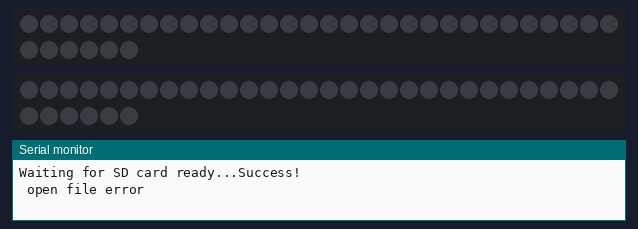
Bench run of a sketch on a simulated Arduino Uno, built with avr-gcc and run on an emulated ATmega328P. Parts: 2 × 36 RGB LEDs in strip order, left to right, continuing on the next row, the last lines printed to the serial monitor. Dim RGB values are drawn brighter than linear; storage starts empty.

Above: at 1.1 s.
At 4.8 s:
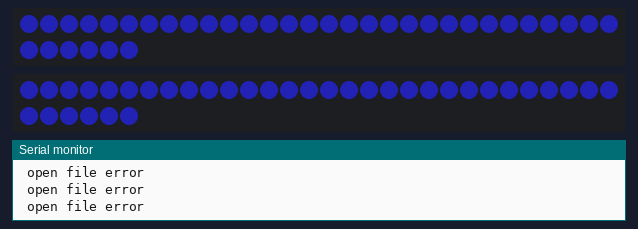
At 8.5 s:
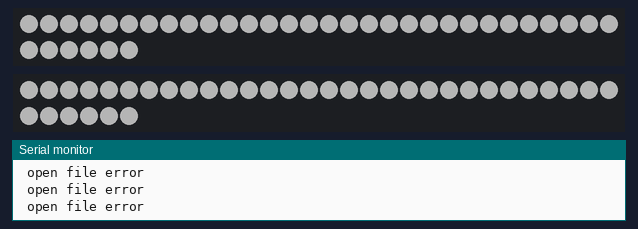

Measured:
- by itself, everything shown: repeats every 11.2 s, in 3 steps
- what the display in image 0 shows lasts 3.7 s, from 1.0 s to 4.7 s

The sketch:

FastLED_version_4.ino
```cpp
#include <SPI.h>
#include <SD.h>
#include <FastLED.h>
#define LED_PIN_1    6
#define LED_PIN_2    7
#define NUM_LEDS    36
#define LED_TYPE    WS2812B
#define COLOR_ORDER GRB
#define BRIGHTNESS  64

CRGB leds[NUM_LEDS];
unsigned char image[180];
File myFile;

void setup() {
    delay(1000);
    LEDS.addLeds<LED_TYPE, LED_PIN_1, COLOR_ORDER>(leds, NUM_LEDS);
    LEDS.addLeds<LED_TYPE, LED_PIN_2, COLOR_ORDER>(leds, NUM_LEDS);
    FastLED.setBrightness(BRIGHTNESS);
    Serial.begin(9600);
  Serial.print("\nWaiting for SD card ready...");
  if (!SD.begin(4)) {
    Serial.println("Fail!");
    return;
  }
  Serial.println("Success!");
}

void loop()
{
   for(int i =0;i<30;i++){
      char filename[] = "face.txt";
      display(filename,255,165,79,0,0,0);
   }
   for(int i =0;i<30;i++){
      char filename[] = "heart.txt";
      display(filename,255,105,180,50,50,255);
   }
   for(int i =0;i<30;i++){
      char filename[] = "star.txt";
      display(filename,255,215,0,255,255,255);
   }
  //change_color();
   for(int i =0;i<30;i++){
      char filename[] = "face1.txt";
      display(filename,255,165,79,0,0,0);
   }
   for(int i =0;i<30;i++){
      char filename[] = "heart1.txt";
      display(filename,255,105,180,50,50,255);
   }
   for(int i =0;i<30;i++){
      char filename[] = "star1.txt";
      display(filename,255,215,0,255,255,255);
   }


    for(int i =0;i<30;i++){
      char filename[] = "face1.txt";
      display(filename,255,165,79,0,0,0);
   }
   for(int i =0;i<30;i++){
      char filename[] = "heart1.txt";
      display(filename,255,105,180,50,50,255);
   }
   for(int i =0;i<30;i++){
      char filename[] = "star1.txt";
      display(filename,255,215,0,255,255,255);
   }
}


unsigned char read_line(File myFile){
   String s =  "";
   char c;
   while((c = myFile.read()) !='\n' && c !=' '){
      s += c;
   }
   return (unsigned char)(s.toInt());
}
void display(char* filename,int BR,int BG ,int BB,int WR,int WG,int WB){
   myFile = SD.open(filename);
   if (myFile){
      for(int i=0;i<128;i++){
        image[i] = read_line(myFile);
      }
   }else {
      Serial.println("\n open file error ");    // 無法開啟時顯示錯誤
   }
   myFile.close();
FastLED.clear();
  for(int j=0;j<36;j++){
  byte e = image[0+j];
  byte d = image[36+j];
  byte c = image[72+j];
  byte b = image[108+j];
  byte a = image[144+j];
  FastLED.clear();
  for(int i=3;i>=0;i--){
    if((a & B00000001) == 1){
      leds[i].setRGB(BR,BG,BB);
      //255 165 79
    }else{
      leds[i].setRGB(WR,WG,WB);
    }
   a >>= 1;
  }
  for(int i=11;i>=4;i--){
    if((b & B00000001) == 1){
      leds[i].setRGB(BR,BG,BB);
    }else{
      leds[i].setRGB(WR,WG,WB);
    }
   b >>= 1;
  }
  for(int i=19;i>=12;i--){
    if((c & B00000001) == 1){
      leds[i].setRGB(BR,BG,BB);
    }else{
      leds[i].setRGB(WR,WG,WB);
    }
   c >>= 1;
  }
  for(int i=27;i>=20;i--){
    if((d & B00000001) == 1){
      leds[i].setRGB(BR,BG,BB);
    }else{
      leds[i].setRGB(WR,WG,WB);
    }
   d >>= 1;
  }
  for(int i=35;i>=28;i--){
    if((e & B00000001) == 1){
      leds[i].setRGB(BR,BG,BB);
    }else{
      leds[i].setRGB(WR,WG,WB);
    }
   e >>= 1;
  }
  FastLED.show();
  delay(0.01);
  }
}

void change_color(){
    FastLED.clear();
    for(int i=0;i<36;i++){
      leds[i].setHSV(248,188, 255);
    }
    FastLED.show();
    delay(2400);

    FastLED.clear();
    for(int i=0;i<36;i++){
      leds[i].setHSV(1.4,100, 255);
    }
    FastLED.show();
    delay(2400);

    FastLED.clear();
    for(int i=0;i<36;i++){
      leds[i].setHSV(17.7,78.1, 255);
    }
    FastLED.show();
    delay(2400);

    FastLED.clear();
    for(int i=0;i<36;i++){
      leds[i].setHSV(42.6,40, 255);
    }
    FastLED.show();
    delay(2400);

    FastLED.clear();
    for(int i=0;i<36;i++){
      leds[i].setHSV(108.8,64.3, 255);
    }
    FastLED.show();
    delay(2400);

    FastLED.clear();
    for(int i=0;i<36;i++){
      leds[i].setHSV(140,109, 255);
    }
    FastLED.show();
    delay(2400);

    FastLED.clear();
    fill_rainbow(leds,NUM_LEDS, 0, 35);
    FastLED.show();
    delay(2400);

}
```
